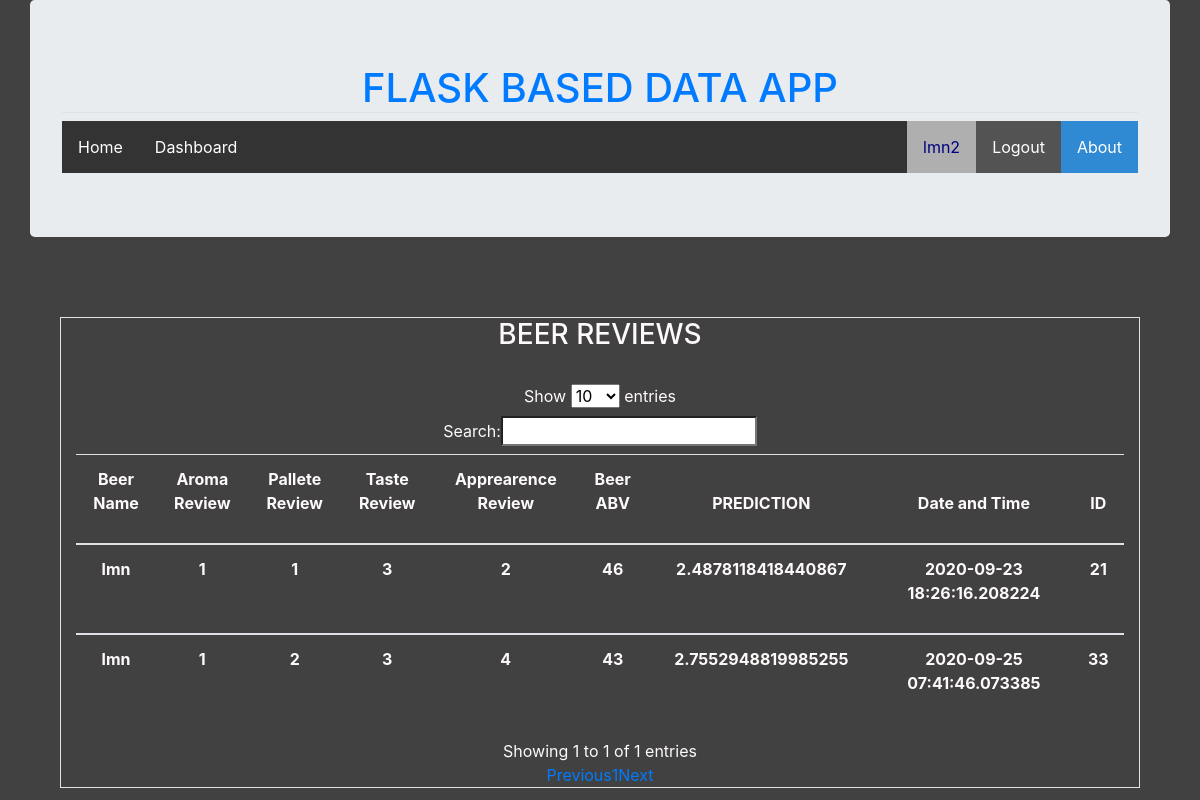
/dashboard (signed in), run on the app's committed database.
### dataapp/models.py (models this page shows, shortened)
class users(db.Model, UserMixin):
    id = db.Column("id", db.Integer, primary_key = True)
    name = db.Column(db.String(100), unique = True, nullable = False)
    email = db.Column(db.String(100), unique = True, nullable = False)
    password = db.Column(db.String(100))
    new_york = db.relationship("new_york", backref = "user_name", lazy = True)
    beers = db.relationship("beer_review", lazy = True)

class beer_review(db.Model):
    id = db.Column("id", db.Integer, primary_key = True)
    beer_name = db.Column(db.String(100), unique = False, nullable = False)
    review_aroma = db.Column(db.Integer)
    review_pallete = db.Column(db.Integer)
    review_taste = db.Column(db.Integer)
    review_appearance = db.Column(db.Integer)
    beer_abv = db.Column(db.Integer)
    prediction_review = db.Column(db.Integer, default = 0)
    date_time = db.Column(db.DateTime, nullable=False, default=datetime.utcnow)
    user_id = db.Column(db.Integer, db.ForeignKey("users.id"), nullable = False)

### dataapp/main/routes.py (the view)
@main.route('/dashboard', methods=["POST", "GET"])
@login_required
def dashboard():
    user = users.query.get(current_user.id)
    nyse = user.new_york
    beers = beer_review.query.filter_by(user_id=current_user.id).all()
    if not nyse and not beers:
        flash("No predictions done yet.", 'danger')
    return render_template("dashboard.html", post = nyse, beers = beers)

### dataapp/models.py (called while the page is built)
@login_manager.user_loader
def load_user(user_id):
    return users.query.get(int(user_id))

### dataapp/templates/dashboard.html (shortened to what this page needs)
{% extends "layout.html" %}
{% block content %}
    <div class = "container-fluid" style="color: snow;">
        <br>
        <br>
        {% if beers %}
            <div class="container border">
                <h3>BEER REVIEWS</h3>
                <br>
                <table class="table table-hove" id = "beers_table">
                    <thead>
                        <tr>
                            <th><p align="center">Beer Name</p></th>
                            <th><p align="center">Aroma Review</p></th>
                            <th><p align="center">Pallete Review</p></th>
                            <th><p align="center">Taste Review</p></th>
                            <th><p align="center">Apprearence Review</p></th>
                            <th><p align="center">Beer ABV</p></th>
                            <th><p align="center">PREDICTION</p></th>
                            <th><p align="center">Date and Time</p></th>
                            <th><p align="center">ID</p></th>
                        </tr>
                    </thead>
                    {% for beer in beers %}
                        <tbody>
                            <tr>
                                <th><p align="center">{{beer.beer_name}}</p></th>
                                <th><p align="center">{{beer.review_aroma}}</p></th>
                                <th><p align="center">{{beer.review_pallete}}</p></th>
                                <th><p align="center">{{beer.review_taste}}</p></th>
                                <th><p align="center">{{beer.review_appearance}}</p></th>
                                <th><p align="center">{{beer.beer_abv}}</p></th>
                                <th><p align="center">{{beer.prediction_review}}</p></th>
                                <th><p align="center">{{beer.date_time}}</p></th>
                                <th><p align="center">{{beer.id}}</p></th>
                            </tr>
                        </tbody>
                    {% endfor %}
                </table>
            </div>
        {% endif %}
    </div>
{% endblock content %}

### dataapp/templates/layout.html (shortened to what this page needs)
<!DOCTYPE html>
<html>
<head>
    <link rel="stylesheet" href="https://maxcdn.bootstrapcdn.com/bootstrap/4.0.0/css/bootstrap.min.css">
    <link rel="stylesheet" type="text/css" href="{{ url_for('static', filename='style.css') }}">
</head>
<body style="background-color: rgb(65, 65, 65);">
    <div class="container jumbotron"  align="center">
        <h1 class = "border-bottom" style="color: rgb(65, 65, 65);"><a href="{{ url_for('main.home') }}">FLASK BASED DATA APP</a></h1>
        <ul>
            <li><a href="{{ url_for('main.home') }}">Home</a></li>
            <li><a href="{{ url_for('main.dashboard') }}">Dashboard</a></li>
            <li style="float:right"><a class="active" style="background-color: rgb(48, 138, 211)" href="{{ url_for('main.about') }}">About</a></li>
            {% if current_user.is_authenticated %}
                <li style="float:right"><a class="active" style="background-color: rgba(116, 114, 114, 0.514);" href="{{ url_for('account.logout') }}">Logout</a></li>
                <li style="float:right"><a class="active" style="background-color: rgb(175, 175, 175); color: navy;" href="#">{{current_user.name}}</a></li>
            {% else %}
            <li style="float:right"><a class="active" style="background-color: rgb(48, 138, 211)" href="{{ url_for('account.login') }}">Login</a></li>
            <li style="float:right"><a class="active" style="background-color: rgb(48, 138, 211)" href="{{ url_for('account.register') }}">Register</a></li>
            {% endif %}
        </ul>
    </div>
    <div class="container" align='center'>
        {% block content %}{% endblock %}
    </div>
</body>
</html>

### dataapp/static/style.css (style rules this page uses)
ul { list-style-type: none; margin: 0; padding: 0; overflow: hidden; background-color: #333; }
li { float: left; }
li a { display: block; color: white; text-align: center; padding: 14px 16px; text-decoration: none; }
.active { background-color: #3e92ca; }
body { background-image: url("https://i.pinimg.com/originals/62/da/98/62da98a3844145e89cd5aaf257d66eea.png"); background-repeat: no-repeat; background-attachment: fixed; background-size: 100% 100%; }

### data on the page
users: name "lmn2"
beer_review: beer_name "lmn", review_aroma "1", review_pallete "1", review_taste "3", review_appearance "2", beer_abv "46", prediction_review "2.4878118418440867", date_time "2020-09-23 18:26:16.208224", id "21"
beer_review: beer_name "lmn", review_aroma "1", review_pallete "2", review_taste "3", review_appearance "4", beer_abv "43", prediction_review "2.7552948819985255", date_time "2020-09-25 07:41:46.073385", id "33"
